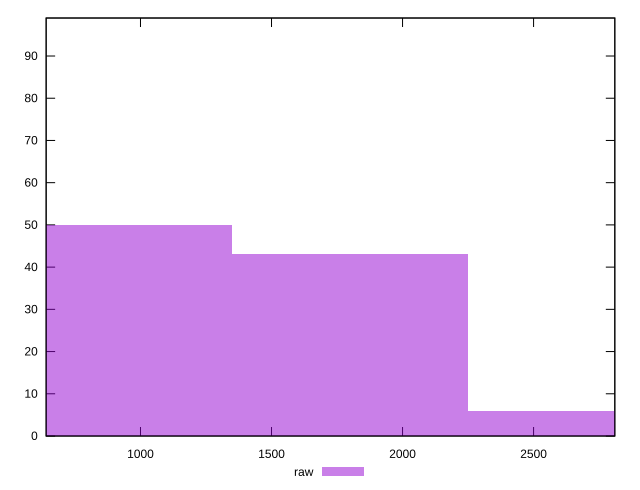

Source code (gnuplot):
reset

$raw <<EOF
899.4849159499528 50
1798.9698318999056 43
2698.4547478498584 6
EOF

set key outside below
set boxwidth 899.4849159499528
set xrange [640:2810]
set yrange [0:99]
set trange [0:99]
set style fill transparent solid 0.5 noborder
set terminal svg size 640, 490 enhanced background rgb 'white'
set output "reports/report_00027_2021-02-24T12-40-31.850Z/uses-http2/samples/card/raw/histogram.svg"

plot $raw title "raw" with boxes

reset
